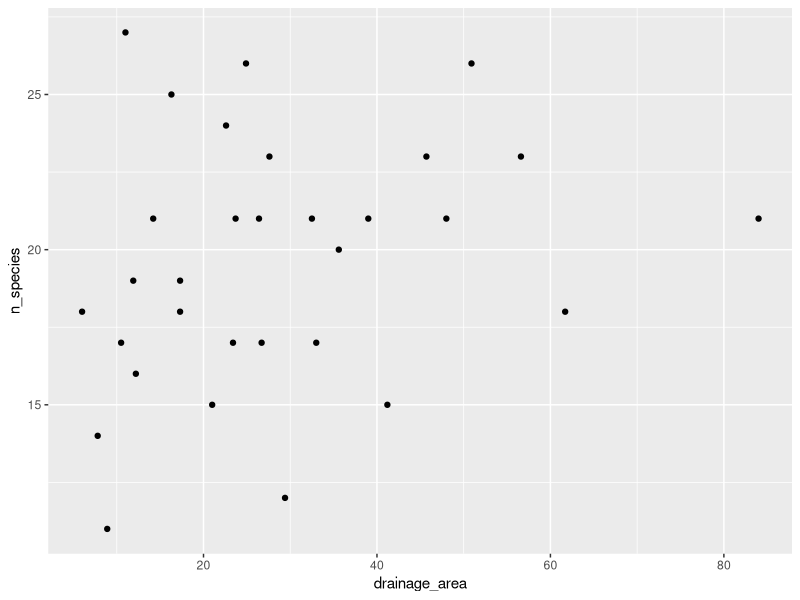
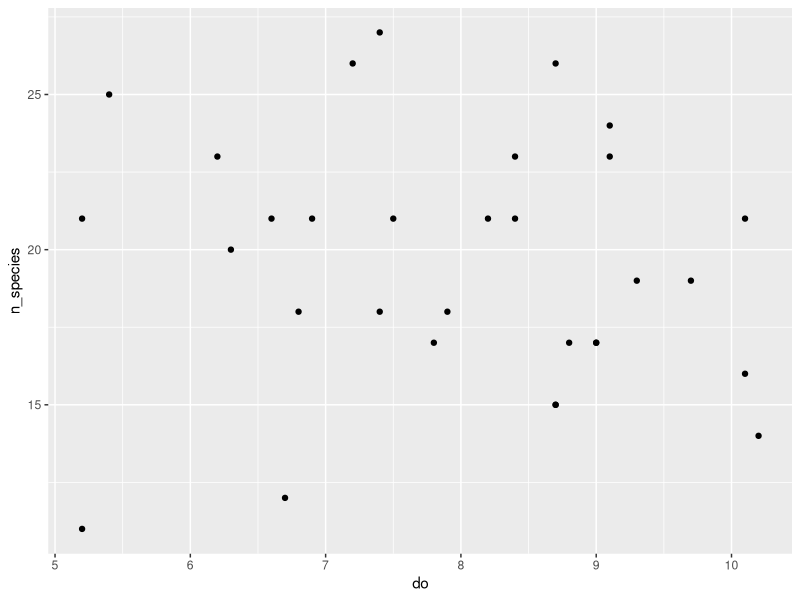
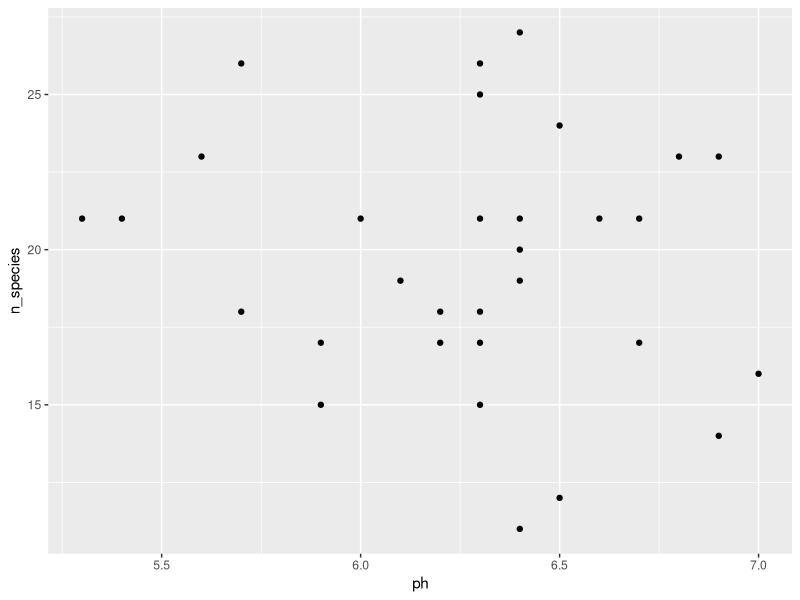
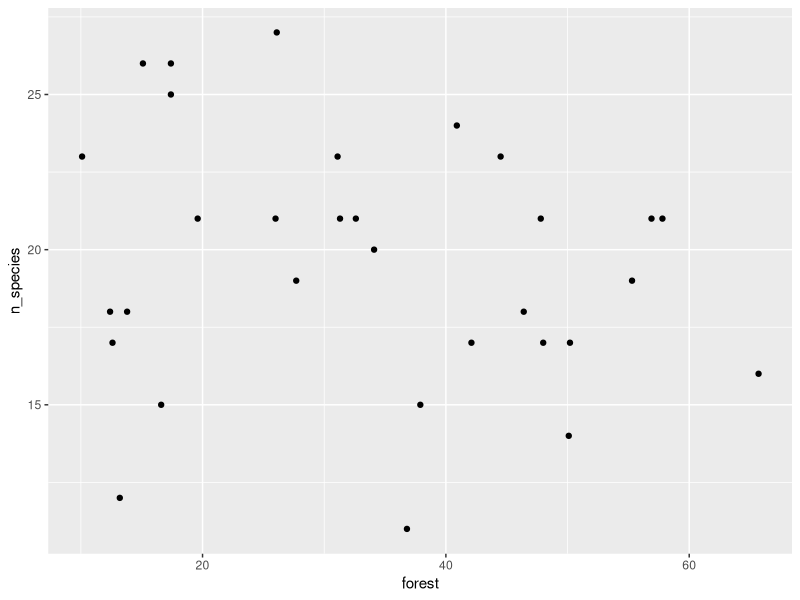
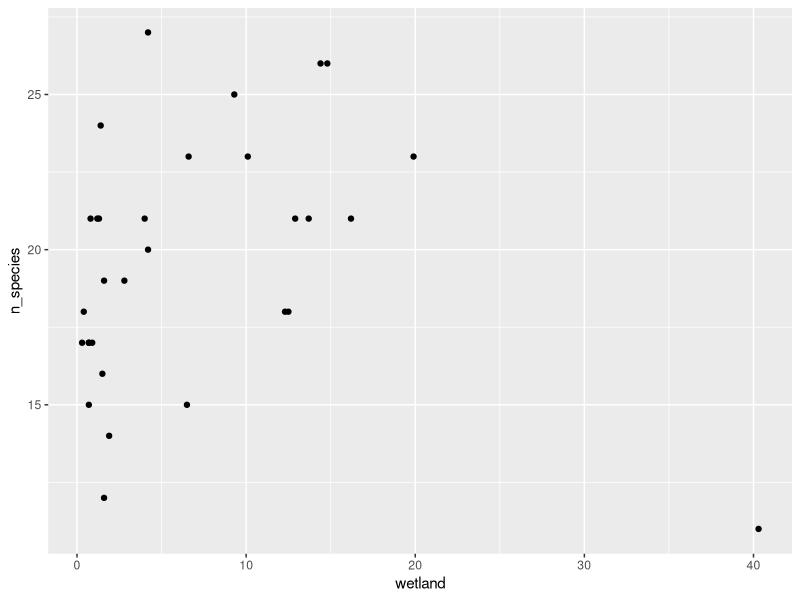

Recreate these plots in R, in order.

library(tidyverse)

# read data ---------------------------------------------------------------

## use read_csv() function
## this function calls data from a csv file

df0 <- read_csv(here::here("data_raw/nc_fish_data.csv"))

# explore data
## using df0, find the site that has the highest species richness

### with pipe
df0 %>% 
  arrange(desc(n_species))

### without pipe
arrange(df0, desc(n_species))


## using df0, select sites with > 20 species
## use filter()

df0 %>% 
  filter(n_species > 20)

filter(df0, n_species > 20)


# visualization -----------------------------------------------------------

## create a scatter plot figure, showing the relationship bw fish species richness
## and the most important predictor you believe
## use ggplot()

## drainage area
df0 %>% 
  ggplot(aes(x = drainage_area,
             y = n_species)) +
  geom_point()

## do
df0 %>% 
  ggplot(aes(x = do,
             y = n_species)) +
  geom_point()

## pH
df0 %>% 
  ggplot(aes(x = ph,
             y = n_species)) +
  geom_point()

## forest
df0 %>% 
  ggplot(aes(x = forest,
             y = n_species)) +
  geom_point()

## wetland
df0 %>% 
  ggplot(aes(x = wetland,
             y = n_species)) +
  geom_point()


